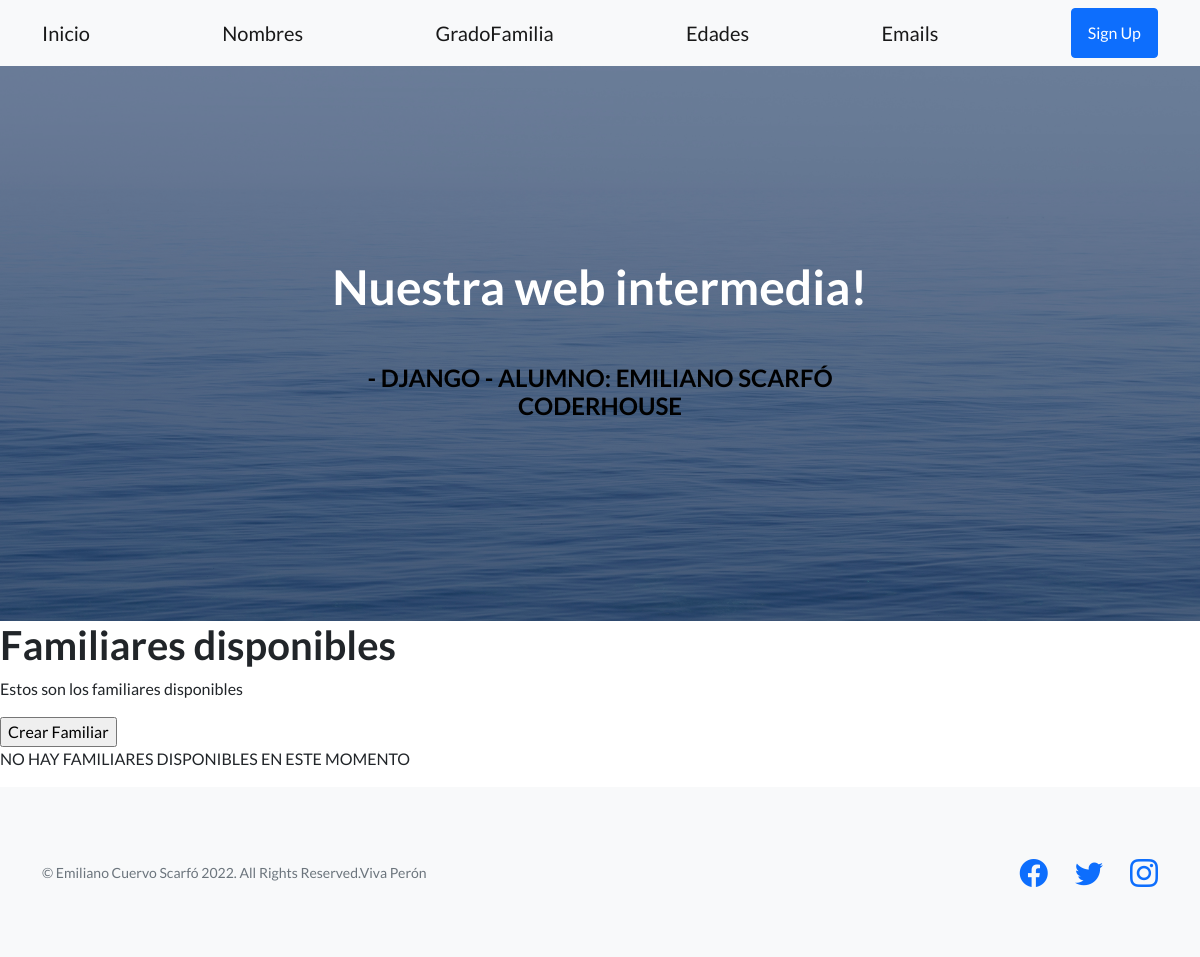
The app's page /Emi/nombres/, older data.
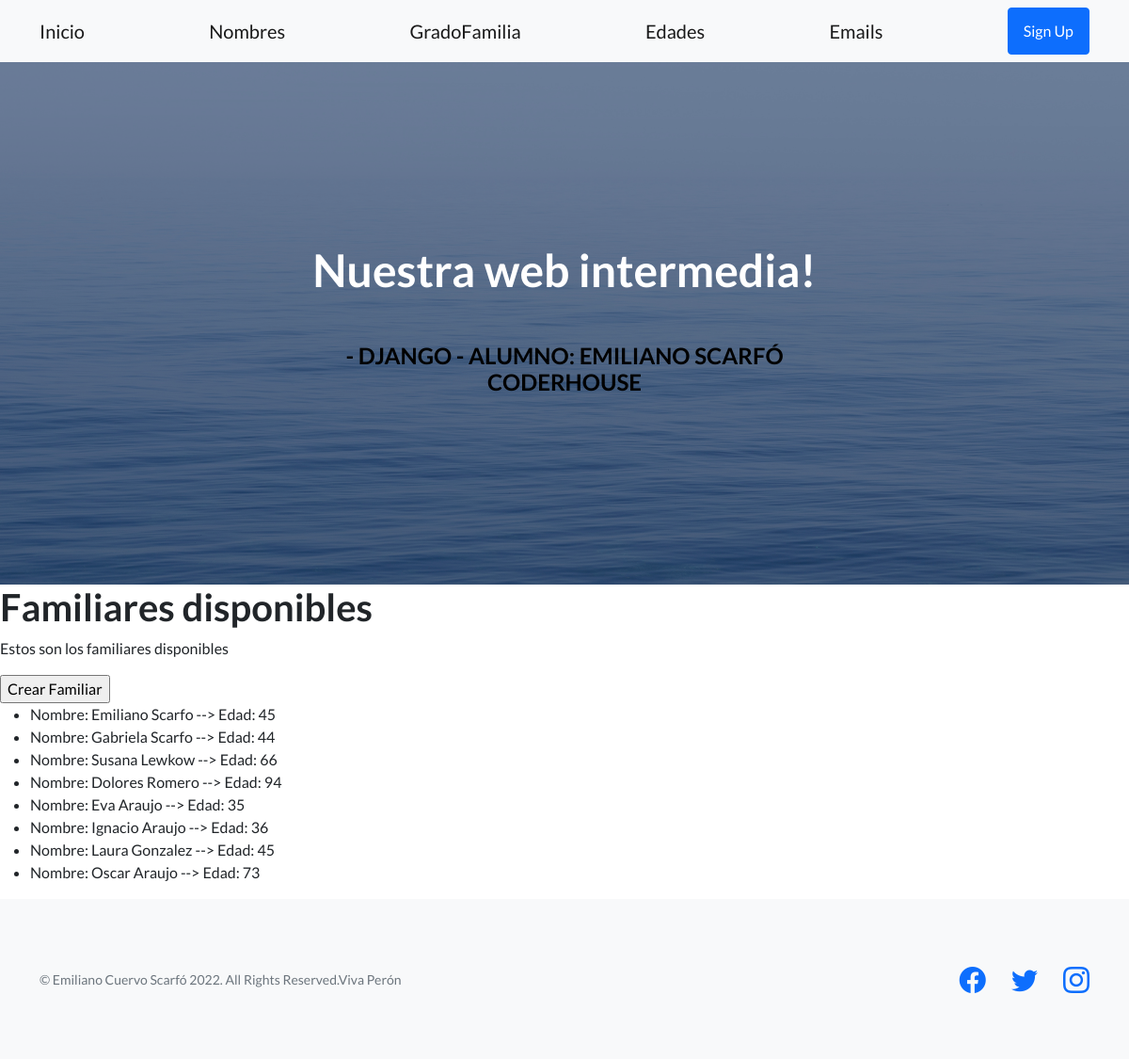
The same page, newer data.
### appEmi/models.py (models this page shows)
class Familiar(models.Model):
     nombre= models.CharField(max_length=50)
     edad= models.IntegerField()
     def __str__(self):
           return f"Nombre: {self.nombre} --> Edad: {self.edad}"

### appEmi/views.py (the view)
# urls.py: path("nombres/", nombres, name="apli-emi-nombres"),
def nombres(request):
    nombres= Familiar.objects.all() #Obtener TODOS los registros de ese modelo (ver modelo.py)
    contexto= {"listado_nombres": nombres}
    return render(request, "appEmi/nombres.html",contexto)

### appEmi/templates/appEmi/nombres.html (shortened to what this page needs)
{% extends 'appEmi/base.html'  %}
{% block contenido %}
<h1>Familiares disponibles</h1>
<p>Estos son los familiares disponibles</p>
<form method="post">
    <input type="submit" value="Crear Familiar"
</form>
{% if listado_nombres %}
    <ul>
        {% for familiar in listado_nombres %}
            <li> {{familiar}} </li>
        {% endfor %}
    </ul>
    {% else %}
    <p>NO HAY FAMILIARES DISPONIBLES EN ESTE MOMENTO</p>
{% endif %}
{% endblock %}

Row changes from the older to the newer data that the page shows:
added Familiar: nombre+edad "Nombre: Emiliano Scarfo --> Edad: 45"
added Familiar: nombre+edad "Nombre: Gabriela Scarfo --> Edad: 44"
added Familiar: nombre+edad "Nombre: Susana Lewkow --> Edad: 66"
added Familiar: nombre+edad "Nombre: Dolores Romero --> Edad: 94"
added Familiar: nombre+edad "Nombre: Eva Araujo --> Edad: 35"
added Familiar: nombre+edad "Nombre: Ignacio Araujo --> Edad: 36"
added Familiar: nombre+edad "Nombre: Laura Gonzalez --> Edad: 45"
added Familiar: nombre+edad "Nombre: Oscar Araujo --> Edad: 73"
Text that changed along with them:
text no longer shown: "NO HAY FAMILIARES DISPONIBLES EN ESTE MOMENTO"
